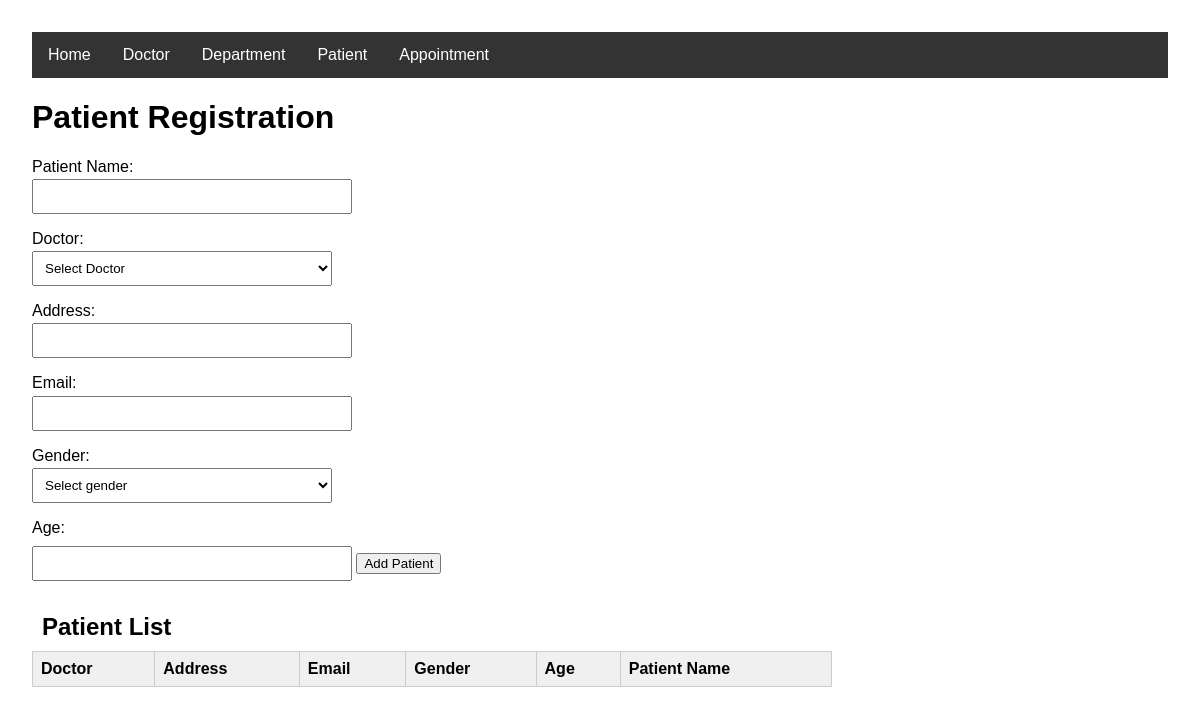
The app's page /patientPage/, older data.
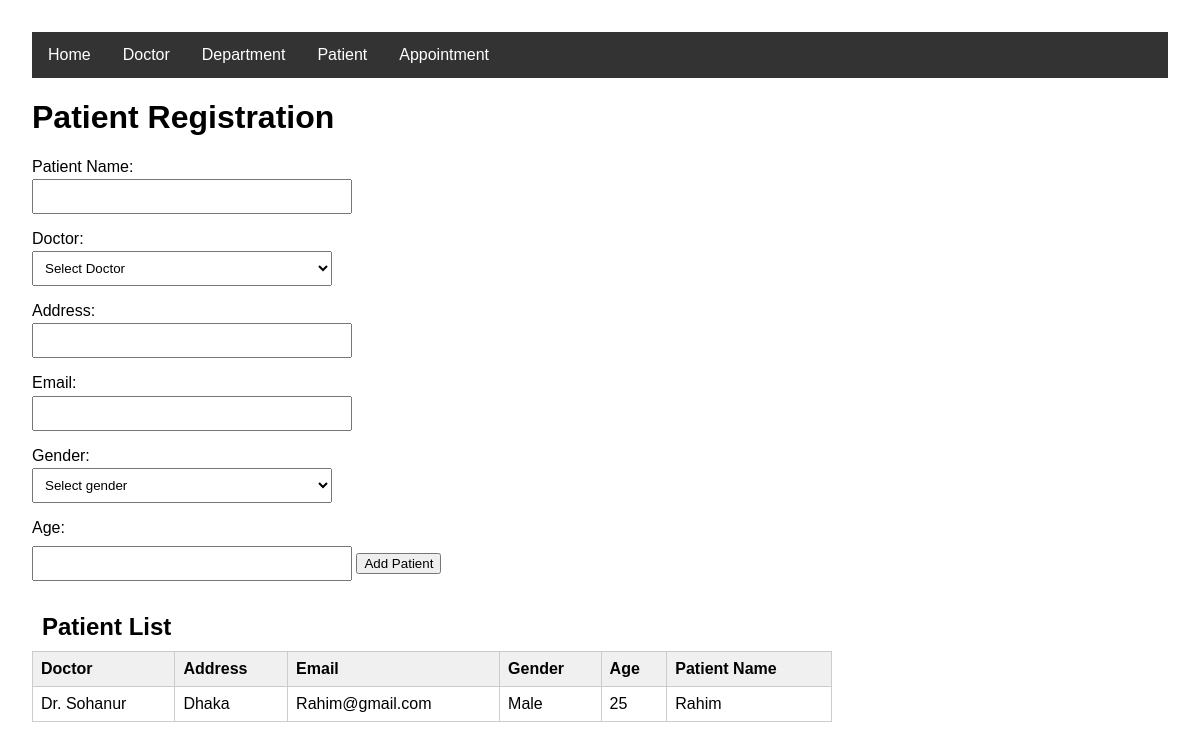
The same page, newer data.
### myApp/models.py (models this page shows, shortened)
class PatientModel(models.Model):
    PatientName=models.CharField(max_length=100,null=True)
    Age=models.CharField(max_length=100,null=True)
    Gender=models.CharField(max_length=100,null=True)
    email=models.EmailField(max_length=100,null=True)
    Address=models.TextField(max_length=100,null=True)
    doctor=models.ForeignKey(DoctorModel,max_length=100,null=True,on_delete=models.CASCADE)

class DoctorModel(models.Model):
    DoctorName=models.CharField(max_length=100,null=True)
    Specialization=models.CharField(max_length=100,null=True)
    phone=models.CharField(max_length=100,null=True)
    email=models.EmailField(max_length=100,null=True)
    department=models.ForeignKey(DepartmentModel,max_length=100,null=True,on_delete=models.CASCADE,related_name="my_department")
    doctor_image=models.ImageField(null=True,upload_to="Media/Doctor_Picture")

### myApp/views.py (the view, shortened to what this page needs)
# urls.py: path('patientPage/',patientPage,name="patientPage"),
def patientPage(request):
    doctors=DoctorModel.objects.all()
    patients=PatientModel.objects.all()
    context={
        'doctors':doctors,
        'patients':patients
    }
    return render(request,"patientPage.html",context)

### Templates/patientPage.html (shortened to what this page needs)
{% extends 'base.html' %}
{% block body %}
    <!DOCTYPE html>
<html lang="en">
<head>
</head>
<body>
  <h1>Patient Registration</h1>
  <form id="patientForm" method="POST">
    <label for="patientName">Patient Name:</label>
    <input type="text" id="patientName" name="PatientName" required />
    <label for="doctor">Doctor:</label>
    <select id="gender" name="doctor_id" required>
      <option value="" disabled selected>Select Doctor</option>
    </select>
    <label for="address">Address:</label>
    <input type="text" id="address" name="address" required />
    <label for="email">Email:</label>
    <input type="email" id="email" name="email" required />
    <label for="gender">Gender:</label>
    <select id="gender" name="gender" required>
      <option value="" disabled selected>Select gender</option>
    </select>
    <label for="age">Age:</label>
    <input type="number" id="age" name="age" min="0" required />
    <button type="submit" style="margin-top: 1rem;">Add Patient</button>
  </form>
  <h2>Patient List</h2>
  <table id="patientTable">
    <thead>
      <tr>
        <th>Doctor</th>
        <th>Address</th>
        <th>Email</th>
        <th>Gender</th>
        <th>Age</th>
        <th>Patient Name</th>
      </tr>
    </thead>
{% for i in patients %}
    <tr>
      <td>{{i.doctor.DoctorName}}</td>
      <td>{{i.Address}}</td>
      <td>{{i.email}}</td>
      <td>{{i.Gender}}</td>
      <td>{{i.Age}}</td>
      <td>{{i.PatientName}}</td>
    </tr>
{% endfor %}
  </table>
</body>
</html>
{% endblock body %}

Row changes from the older to the newer data that the page shows:
added PatientModel: doctor.DoctorName "Dr. Sohanur", Address "Dhaka", email "Rahim@gmail.com", Gender "Male", Age "25", PatientName "Rahim"
